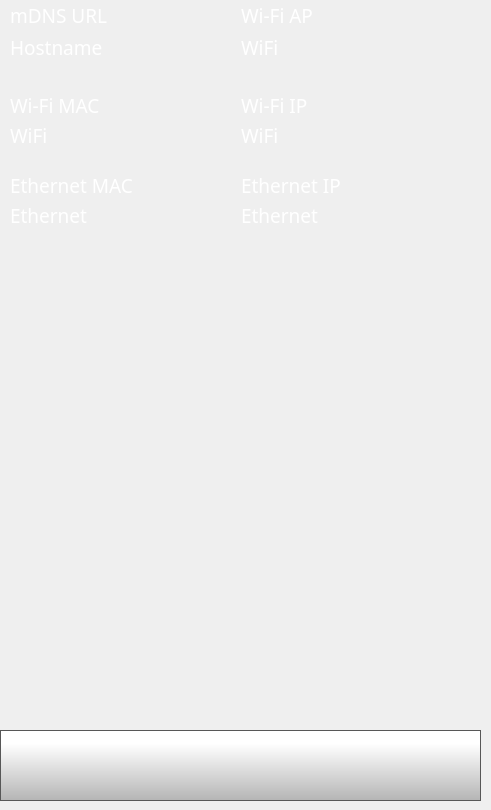
    <widget class="QWidget" name="networkInfoPage">
     <widget class="QLabel" name="hostnameLabel">
      <property name="geometry">
       <rect>
        <x>10</x>
        <y>0</y>
        <width>240</width>
        <height>31</height>
       </rect>
      </property>
      <property name="font">
       <font>
        <family>Gotham Light</family>
        <pointsize>14</pointsize>
        <weight>50</weight>
        <bold>false</bold>
       </font>
      </property>
      <property name="styleSheet">
       <string notr="true">color: rgb(255, 255, 255);
background-color: rgba(255, 255, 255, 0);</string>
      </property>
      <property name="text">
       <string>mDNS URL</string>
      </property>
     </widget>
     <widget class="QLabel" name="hostname">
      <property name="geometry">
       <rect>
        <x>10</x>
        <y>22</y>
        <width>240</width>
        <height>51</height>
       </rect>
      </property>
      <property name="font">
       <font>
        <family>Gotham Light</family>
        <pointsize>14</pointsize>
        <weight>50</weight>
        <bold>false</bold>
       </font>
      </property>
      <property name="styleSheet">
       <string notr="true">color: rgb(255, 255, 255);
background-color: rgba(255, 255, 255, 0);</string>
      </property>
      <property name="text">
       <string>Hostname</string>
      </property>
     </widget>
     <widget class="QLabel" name="wifiIpLabel">
      <property name="geometry">
       <rect>
        <x>10</x>
        <y>90</y>
        <width>240</width>
        <height>31</height>
       </rect>
      </property>
      <property name="font">
       <font>
        <family>Gotham Light</family>
        <pointsize>14</pointsize>
        <weight>50</weight>
        <bold>false</bold>
       </font>
      </property>
      <property name="styleSheet">
       <string notr="true">color: rgb(255, 255, 255);
background-color: rgba(255, 255, 255, 0);</string>
      </property>
      <property name="text">
       <string>Wi-Fi MAC</string>
      </property>
     </widget>
     <widget class="QLabel" name="wifiMac">
      <property name="geometry">
       <rect>
        <x>10</x>
        <y>110</y>
        <width>241</width>
        <height>51</height>
       </rect>
      </property>
      <property name="font">
       <font>
        <family>Gotham Light</family>
        <pointsize>14</pointsize>
        <weight>50</weight>
        <bold>false</bold>
       </font>
      </property>
      <property name="styleSheet">
       <string notr="true">color: rgb(255, 255, 255);
background-color: rgba(255, 255, 255, 0);</string>
      </property>
      <property name="text">
       <string>WiFi</string>
      </property>
     </widget>
     <widget class="QLabel" name="lanIpLabel">
      <property name="geometry">
       <rect>
        <x>10</x>
        <y>170</y>
        <width>240</width>
        <height>31</height>
       </rect>
      </property>
      <property name="font">
       <font>
        <family>Gotham Light</family>
        <pointsize>14</pointsize>
        <weight>50</weight>
        <bold>false</bold>
       </font>
      </property>
      <property name="styleSheet">
       <string notr="true">color: rgb(255, 255, 255);
background-color: rgba(255, 255, 255, 0);</string>
      </property>
      <property name="text">
       <string>Ethernet MAC</string>
      </property>
     </widget>
     <widget class="QLabel" name="lanMac">
      <property name="geometry">
       <rect>
        <x>10</x>
        <y>190</y>
        <width>240</width>
        <height>51</height>
       </rect>
      </property>
      <property name="font">
       <font>
        <family>Gotham Light</family>
        <pointsize>14</pointsize>
        <weight>50</weight>
        <bold>false</bold>
       </font>
      </property>
      <property name="styleSheet">
       <string notr="true">color: rgb(255, 255, 255);
background-color: rgba(255, 255, 255, 0);</string>
      </property>
      <property name="text">
       <string>Ethernet</string>
      </property>
     </widget>
     <widget class="QPushButton" name="networkInfoBackButton">
      <property name="geometry">
       <rect>
        <x>0</x>
        <y>730</y>
        <width>481</width>
        <height>71</height>
       </rect>
      </property>
      <property name="minimumSize">
       <size>
        <width>0</width>
        <height>0</height>
       </size>
      </property>
      <property name="font">
       <font>
        <family>Gotham Light</family>
        <pointsize>9</pointsize>
       </font>
      </property>
      <property name="styleSheet">
       <string notr="true">QPushButton {
     border: 1px solid rgb(87, 87, 87);
	background-color: qlineargradient(spread:pad, x1:0, y1:1, x2:0, y2:0.188, stop:0 rgba(180, 180, 180, 255), stop:1 rgba(255, 255, 255, 255));


}

QPushButton:pressed {
    background-color: qlineargradient(x1: 0, y1: 0, x2: 0, y2: 1,
                                      stop: 0 #dadbde, stop: 1 #f6f7fa);
}

QPushButton:flat {
    border: none; /* no border for a flat push button */
}

QPushButton:default {
    border-color: navy; /* make the default button prominent */
}</string>
      </property>
      <property name="text">
       <string/>
      </property>
      <property name="icon">
       <iconset>
        <normaloff>templates/img/arrows-4.png</normaloff>templates/img/arrows-4.png</iconset>
      </property>
      <property name="iconSize">
       <size>
        <width>50</width>
        <height>50</height>
       </size>
      </property>
      <property name="checkable">
       <bool>false</bool>
      </property>
      <property name="autoDefault">
       <bool>false</bool>
      </property>
      <property name="default">
       <bool>false</bool>
      </property>
      <property name="flat">
       <bool>false</bool>
      </property>
     </widget>
     <widget class="QLabel" name="wifiMacLabel">
      <property name="geometry">
       <rect>
        <x>241</x>
        <y>90</y>
        <width>240</width>
        <height>31</height>
       </rect>
      </property>
      <property name="font">
       <font>
        <family>Gotham Light</family>
        <pointsize>14</pointsize>
        <weight>50</weight>
        <bold>false</bold>
       </font>
      </property>
      <property name="styleSheet">
       <string notr="true">color: rgb(255, 255, 255);
background-color: rgba(255, 255, 255, 0);</string>
      </property>
      <property name="text">
       <string>Wi-Fi IP</string>
      </property>
     </widget>
     <widget class="QLabel" name="lanMacLabel">
      <property name="geometry">
       <rect>
        <x>241</x>
        <y>170</y>
        <width>240</width>
        <height>31</height>
       </rect>
      </property>
      <property name="font">
       <font>
        <family>Gotham Light</family>
        <pointsize>14</pointsize>
        <weight>50</weight>
        <bold>false</bold>
       </font>
      </property>
      <property name="styleSheet">
       <string notr="true">color: rgb(255, 255, 255);
background-color: rgba(255, 255, 255, 0);</string>
      </property>
      <property name="text">
       <string>Ethernet IP</string>
      </property>
     </widget>
     <widget class="QLabel" name="wifiIp">
      <property name="geometry">
       <rect>
        <x>241</x>
        <y>110</y>
        <width>241</width>
        <height>51</height>
       </rect>
      </property>
      <property name="font">
       <font>
        <family>Gotham Light</family>
        <pointsize>14</pointsize>
        <weight>50</weight>
        <bold>false</bold>
       </font>
      </property>
      <property name="styleSheet">
       <string notr="true">color: rgb(255, 255, 255);
background-color: rgba(255, 255, 255, 0);</string>
      </property>
      <property name="text">
       <string>WiFi</string>
      </property>
     </widget>
     <widget class="QLabel" name="lanIp">
      <property name="geometry">
       <rect>
        <x>241</x>
        <y>190</y>
        <width>240</width>
        <height>51</height>
       </rect>
      </property>
      <property name="font">
       <font>
        <family>Gotham Light</family>
        <pointsize>14</pointsize>
        <weight>50</weight>
        <bold>false</bold>
       </font>
      </property>
      <property name="styleSheet">
       <string notr="true">color: rgb(255, 255, 255);
background-color: rgba(255, 255, 255, 0);</string>
      </property>
      <property name="text">
       <string>Ethernet</string>
      </property>
     </widget>
     <widget class="QLabel" name="wifiApLabel">
      <property name="geometry">
       <rect>
        <x>241</x>
        <y>0</y>
        <width>240</width>
        <height>31</height>
       </rect>
      </property>
      <property name="font">
       <font>
        <family>Gotham Light</family>
        <pointsize>14</pointsize>
        <weight>50</weight>
        <bold>false</bold>
       </font>
      </property>
      <property name="styleSheet">
       <string notr="true">color: rgb(255, 255, 255);
background-color: rgba(255, 255, 255, 0);</string>
      </property>
      <property name="text">
       <string>Wi-Fi AP</string>
      </property>
     </widget>
     <widget class="QLabel" name="wifiAp">
      <property name="geometry">
       <rect>
        <x>241</x>
        <y>22</y>
        <width>240</width>
        <height>51</height>
       </rect>
      </property>
      <property name="font">
       <font>
        <family>Gotham Light</family>
        <pointsize>14</pointsize>
        <weight>50</weight>
        <bold>false</bold>
       </font>
      </property>
      <property name="styleSheet">
       <string notr="true">color: rgb(255, 255, 255);
background-color: rgba(255, 255, 255, 0);</string>
      </property>
      <property name="text">
       <string>WiFi</string>
      </property>
     </widget>
     <zorder>hostnameLabel</zorder>
     <zorder>wifiIpLabel</zorder>
     <zorder>wifiMac</zorder>
     <zorder>lanIpLabel</zorder>
     <zorder>lanMac</zorder>
     <zorder>networkInfoBackButton</zorder>
     <zorder>hostname</zorder>
     <zorder>wifiMacLabel</zorder>
     <zorder>lanMacLabel</zorder>
     <zorder>wifiIp</zorder>
     <zorder>lanIp</zorder>
     <zorder>wifiApLabel</zorder>
     <zorder>wifiAp</zorder>
    </widget>
